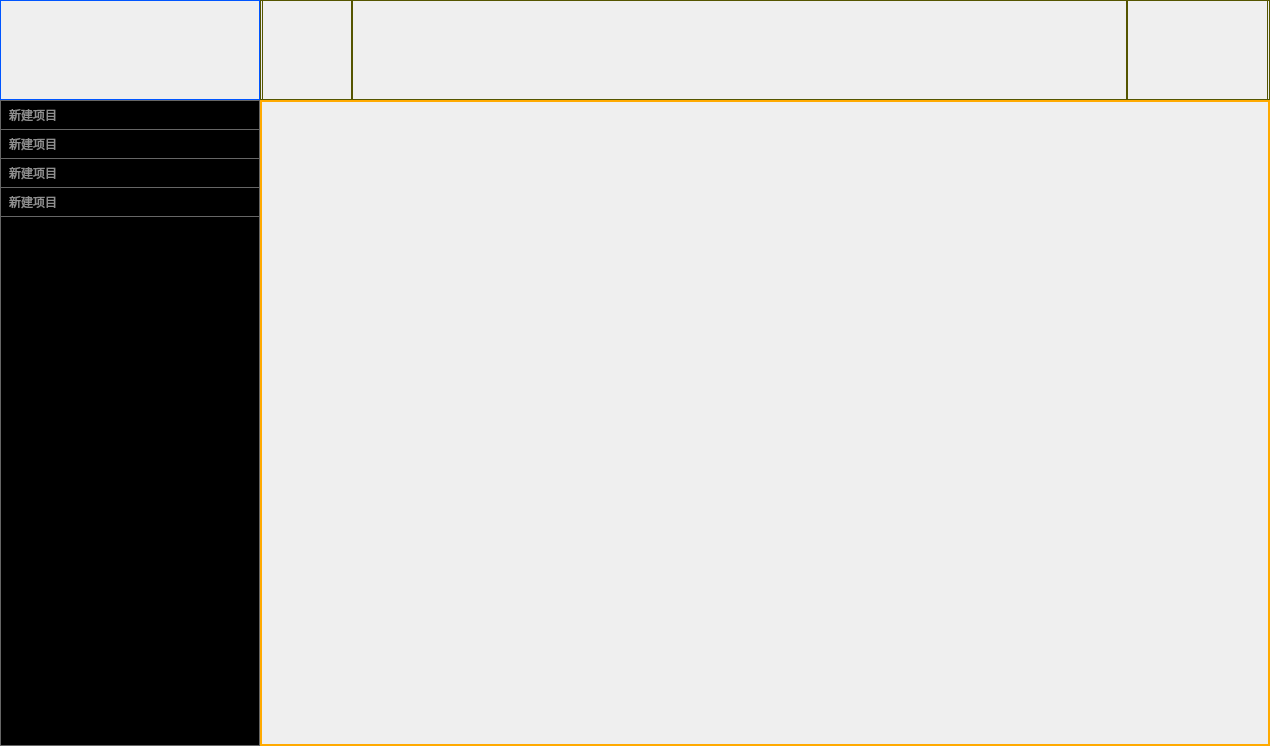
<?xml version="1.0" encoding="UTF-8"?>
<ui version="4.0">
 <class>Form</class>
 <widget class="QWidget" name="Form">
  <property name="geometry">
   <rect>
    <x>0</x>
    <y>0</y>
    <width>1270</width>
    <height>746</height>
   </rect>
  </property>
  <property name="windowTitle">
   <string>Form</string>
  </property>
  <layout class="QHBoxLayout" name="horizontalLayout">
   <property name="spacing">
    <number>0</number>
   </property>
   <property name="leftMargin">
    <number>0</number>
   </property>
   <property name="topMargin">
    <number>0</number>
   </property>
   <property name="rightMargin">
    <number>0</number>
   </property>
   <property name="bottomMargin">
    <number>0</number>
   </property>
   <item>
    <widget class="QWidget" name="left_widget" native="true">
     <property name="maximumSize">
      <size>
       <width>260</width>
       <height>16777215</height>
      </size>
     </property>
     <property name="styleSheet">
      <string notr="true">border: 1px solid rgb(170, 170, 127);</string>
     </property>
     <layout class="QVBoxLayout" name="verticalLayout">
      <property name="spacing">
       <number>0</number>
      </property>
      <property name="leftMargin">
       <number>0</number>
      </property>
      <property name="topMargin">
       <number>0</number>
      </property>
      <property name="rightMargin">
       <number>0</number>
      </property>
      <property name="bottomMargin">
       <number>0</number>
      </property>
      <item>
       <widget class="QWidget" name="title_widget" native="true">
        <property name="minimumSize">
         <size>
          <width>0</width>
          <height>100</height>
         </size>
        </property>
        <property name="maximumSize">
         <size>
          <width>16777215</width>
          <height>100</height>
         </size>
        </property>
        <property name="styleSheet">
         <string notr="true">border: 1px solid rgb(0, 85, 255);</string>
        </property>
       </widget>
      </item>
      <item>
       <widget class="QListWidget" name="listWidget">
        <property name="styleSheet">
         <string notr="true">QListView {
outline: 0px;
background-color:transparency;
color: #FFFFFF;
border: 1px solid #666666;
}
QListView::item:hover{
padding:0px 0px 0px 15px;
color:rgb(255, 255, 255);
background-color: qlineargradient(spread:pad, x1:0, y1:0.5625, x2:0.994318, y2:0.614, stop:0 rgba(0, 0, 0, 255), stop:0.909091 rgba(73, 73, 73, 255));
}
QListView::item {
background-color: transparency;
color: rgb(143, 143, 143);
padding: 5px;
border-bottom: 1px solid #666666;
}
QListView::item:selected {
padding:0px 0px 0px 15px;
color:rgb(255, 255, 255);
background-color: qlineargradient(spread:pad, x1:0, y1:0.5625, x2:0.994318, y2:0.614, stop:0 rgba(0, 0, 0, 255), stop:0.909091 rgba(73, 73, 73, 255));
}</string>
        </property>
        <item>
         <property name="text">
          <string>新建项目</string>
         </property>
        </item>
        <item>
         <property name="text">
          <string>新建项目</string>
         </property>
        </item>
        <item>
         <property name="text">
          <string>新建项目</string>
         </property>
        </item>
        <item>
         <property name="text">
          <string>新建项目</string>
         </property>
        </item>
       </widget>
      </item>
     </layout>
    </widget>
   </item>
   <item>
    <widget class="QWidget" name="body_widget" native="true">
     <property name="styleSheet">
      <string notr="true">border: 1px solid rgb(0, 170, 255);</string>
     </property>
     <layout class="QVBoxLayout" name="verticalLayout_2">
      <property name="spacing">
       <number>0</number>
      </property>
      <property name="leftMargin">
       <number>0</number>
      </property>
      <property name="topMargin">
       <number>0</number>
      </property>
      <property name="rightMargin">
       <number>0</number>
      </property>
      <property name="bottomMargin">
       <number>0</number>
      </property>
      <item>
       <widget class="QWidget" name="head_widget" native="true">
        <property name="minimumSize">
         <size>
          <width>0</width>
          <height>100</height>
         </size>
        </property>
        <property name="maximumSize">
         <size>
          <width>16777215</width>
          <height>100</height>
         </size>
        </property>
        <property name="styleSheet">
         <string notr="true">border:1px solid rgb(85, 85, 0);</string>
        </property>
        <layout class="QHBoxLayout" name="horizontalLayout_2">
         <property name="spacing">
          <number>0</number>
         </property>
         <property name="leftMargin">
          <number>2</number>
         </property>
         <property name="topMargin">
          <number>0</number>
         </property>
         <property name="rightMargin">
          <number>2</number>
         </property>
         <property name="bottomMargin">
          <number>0</number>
         </property>
         <item>
          <widget class="QWidget" name="head_left_widget" native="true">
           <property name="minimumSize">
            <size>
             <width>90</width>
             <height>0</height>
            </size>
           </property>
           <property name="maximumSize">
            <size>
             <width>90</width>
             <height>16777215</height>
            </size>
           </property>
          </widget>
         </item>
         <item>
          <widget class="QWidget" name="head_middle_widget" native="true"/>
         </item>
         <item>
          <widget class="QWidget" name="head_right_widget" native="true">
           <property name="minimumSize">
            <size>
             <width>141</width>
             <height>0</height>
            </size>
           </property>
           <property name="maximumSize">
            <size>
             <width>90</width>
             <height>16777215</height>
            </size>
           </property>
          </widget>
         </item>
        </layout>
       </widget>
      </item>
      <item>
       <widget class="QStackedWidget" name="stackedWidget">
        <property name="styleSheet">
         <string notr="true">border:1px solid rgb(255, 170, 0);</string>
        </property>
        <widget class="QWidget" name="page"/>
        <widget class="QWidget" name="page_2"/>
       </widget>
      </item>
     </layout>
    </widget>
   </item>
  </layout>
 </widget>
 <resources/>
 <connections/>
</ui>
